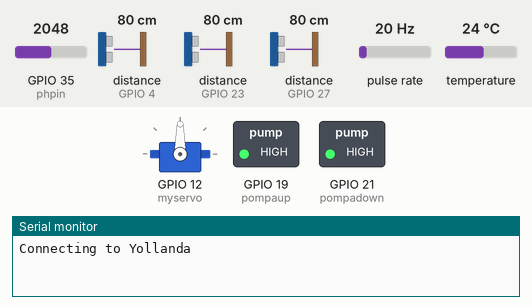
This sketch was run on a simulated ESP32. Shown: servo, switched loads named in the sketch (green lamp = pin HIGH), the last lines printed to the serial monitor. Wiring (inferred from the names in the program): 3 × ultrasonic range finder: trigger GPIO 5, echo GPIO 4 / trigger GPIO 14, echo GPIO 27 / trigger GPIO 22, echo GPIO 23; pulse sensor: data GPIO 18. Inputs (shaded band) come from the test bench; at power-on: GPIO 35 (phpin) = 2048, pulse rate 20 Hz, distance to the obstacle (sensors on GPIO 4, GPIO 23, GPIO 27) 80 cm, temperature 24 °C. The echo pulse lasts 58.3 µs per cm; WiFi joins after 1.5 s; servers stay silent unless stated; the local clock reads 2024-03-15 10:24:30 at power-on unless the sketch sets it; pins used as bus, display or sensor lines are not drawn.

Above: at 0.1 s.
At 3.0 s:
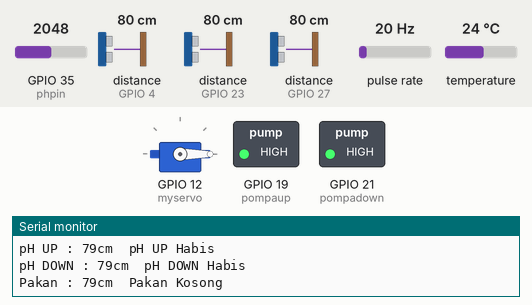
3.1 s: GPIO 35 (phpin) set to 1878
7.0 s: GPIO 35 (phpin) set to 1771
At 9.8 s:
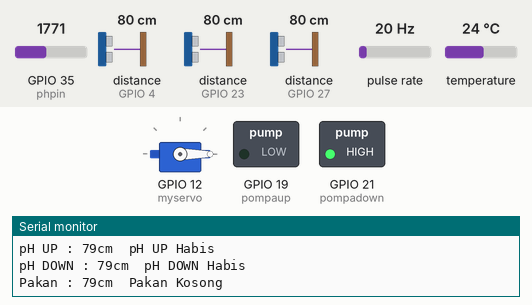
20.6 s: pulse rate (sensor on GPIO 18) set to 50 Hz
Timing chart, 0 to 24.2 s (numbered marks = the images above; inputs shaded):
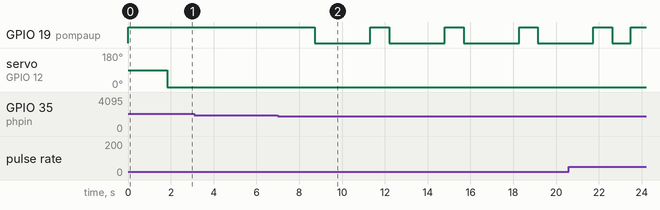

Measured:
- the behaviour switches between 1811 and 1810 on GPIO 35 (phpin) (found by bisection; images 1 and 2)
- after the input at 7.0 s, GPIO 19 (pompaup): alternates HIGH for 0.88 s and LOW for 2.6 s, starting after 1.7 s

The sketch:

PROGRAM_MAGANG.ino
```cpp
#include <OneWire.h>
#include <DallasTemperature.h>
#include "RTClib.h"
#include <Wire.h>
#include <ESP32Servo.h>
//#include <ESP8266WiFi.h>
//#include <BlynkSimpleEsp8266.h>
#include <BlynkSimpleEsp32.h>

#define BLYNK_TEMPLATE_ID "TMPL6Kik3dMhG"
#define BLYNK_TEMPLATE_NAME "PAKAN IKAN"
#define BLYNK_AUTH_TOKEN "Dr8hu99Wtr8R3-A7oZs3WWGQ4s649NqW"
#define BLYNK_PRINT Serial

char auth[] = BLYNK_AUTH_TOKEN;
char ssid[] = "Yollanda";
char pass[] = "bentardulu";

BlynkTimer timer;
Servo myservo;
int manualFeed;
WidgetLED ledmanual (V6);

//-------RTC DS3231--------//
RTC_DS3231 rtc;
char daysOfTheWeek[7][12] = {"Minggu", "Senin", "Selasa", "Rabu", "Kamis", "Jum'at", "Sabtu"};
String tahunsekarang, bulansekarang, harisekarang;
String jamsekarang, menitsekarang, detiksekarang;
String hari, tahun, waktu;

//-------PH--------//
const int phpin  = 35;
float Po = 0, phstep;
int nilaianalogph;
double teganganph;

//untuk kalibrasi PH Sensor
float PH4 = 3.0; //3.00
float PH7 = 11.5;

//-------RELAY--------//
#define pompaup 19
#define pompadown 21

//-------ULTRASONIK UP--------//
const int trigup = 22;
const int echoup = 23;
long durasiup, jarakup;

//-------ULTRASONIK DOWN--------//
const int trigdown = 14;
const int echodown = 27;
long durasidown, jarakdown;

//-------ULTRASONIK PAKAN--------//
const int trigpakan = 5;
const int echopakan = 4;
long durasipakan, jarakpakan;

//-------SENSOR SUHU AIR--------//
#define oneWireBus 33
OneWire oneWire(oneWireBus);
DallasTemperature sensors (&oneWire);
float tempC;
float tempF;

//-------FLOW--------//
#define sensorflow 18

float calibrationFactor = 4.5;
volatile byte pulseCount = 0;
float flowRate;
unsigned int flowMilliLitres = 0;
unsigned long totalMilliLitres = 0;
unsigned long oldTime = 0;


void IRAM_ATTR pulseCounter() {
  pulseCount++;
}

void setup() {
  Serial.begin(9600);
  Wire.begin(26,25);
  sensors.begin();
  rtc.begin();
  rtc.adjust(DateTime(F(__DATE__),F(__TIME__)));
  //rtc.adjust(DateTime(2023, 7, 5, 15, 54, 20 ));   //Kalibrasi
  myservo.attach(12);

  pinMode(sensorflow, INPUT_PULLUP);
  digitalWrite(sensorflow,HIGH);
  pulseCount        = 0;
  flowRate          = 0.0;
  flowMilliLitres   = 0;
  totalMilliLitres  = 0;
  oldTime           = 0;
  attachInterrupt(digitalPinToInterrupt(sensorflow), pulseCounter, FALLING);

  pinMode(trigup, OUTPUT);
  pinMode(echoup, INPUT);
  pinMode(trigdown, OUTPUT);
  pinMode(echodown, INPUT);
  pinMode(trigpakan, OUTPUT);
  pinMode(echopakan, INPUT);
  pinMode(phpin, INPUT);

  pinMode(pompaup, OUTPUT);
  pinMode(pompadown, OUTPUT);
  digitalWrite(pompaup, HIGH);    // Pompa PH UP Mati
  digitalWrite(pompadown, HIGH);  // Pompa PH DOWN Mati

  /*timer.setInterval(1000L, modulrtc);
  timer.setInterval(1000L, ultrasonikup);
  timer.setInterval(1000L, ultrasonikdown);
  timer.setInterval(1000L, ultrasonikpakan);
  timer.setInterval(1000L, suhuair);
  timer.setInterval(1000L, sensorph);
  timer.setInterval(1000L, flow);
  timer.setInterval(1000L, autoPH);*/

  Serial.print("Connecting to ");
  Serial.println(ssid);
  WiFi.begin(ssid, pass);
  int wifi_ctr = 0;
  while (WiFi.status() != WL_CONNECTED) {
    delay(500);
    Serial.print(".");
  }
  Serial.println("WiFi connected");
  Blynk.begin(auth, ssid, pass, "sgp1.blynk.cloud", 80);
}

//-------BUTTON MANUAL--------//
BLYNK_WRITE(V5) {
  manualFeed = param.asInt();
  if (manualFeed == 1){
    myservo.write(45);
    ledmanual.on();
  }
  if (manualFeed == 0){
    myservo.write(0);
    ledmanual.off();
  }
}

void modulrtc() {
  DateTime now = rtc.now();

  tahunsekarang = now.year();
  bulansekarang = now.month();
  harisekarang = now.day();
  jamsekarang = now.hour();
  menitsekarang = now.minute();
  detiksekarang = now.second();
  hari = daysOfTheWeek[now.dayOfTheWeek()];
  tahun = harisekarang + "/" + bulansekarang + "/" + tahunsekarang;
  waktu = jamsekarang + ":" + menitsekarang + ":" + detiksekarang;
  Serial.print (hari);
  Serial.print ("\t");
  Serial.print (tahun);
  Serial.print ("\t");
  Serial.print (waktu);
  Serial.println ();

  Blynk.virtualWrite(V0, hari);
  Blynk.virtualWrite(V1, tahun);
  Blynk.virtualWrite(V2, waktu);

  //-------FEEDING OTOMATIS-------//
  if (now.hour() == 8 && now.minute() == 0 && now.second() == 0) {
    myservo.write(45);
    }
    else if (now.hour() == 18 && now.minute() == 0 && now.second() == 0) {
      myservo.write(45);
      }
      else {
        myservo.write(0);
        }
}

void sensorph() {
  nilaianalogph = analogRead(phpin);
  //Serial.print("Nilai ADC Ph: ");
  //Serial.println(nilaianalogph);
  teganganph = (3.3 / 1024.0) * nilaianalogph;
  //Serial.print("TeganganPh: ");
  //Serial.println(teganganph);

  phstep = (PH4 - PH7) / 3;
  Po = 7.00 + ((PH7 - teganganph) / phstep);
  //Po =(abs(7.00 + ((PH7 - teganganph) / phstep))) / 10;     //Po = 7.00 + ((teganganPh7 - TeganganPh) / PhStep);
  Serial.print("pH Value : ");
  Serial.println(Po);
  Blynk.virtualWrite(V3, Po);
}

void autoPH() {
  if (Po < 5.0){
    digitalWrite(pompaup, LOW);
    if (totalMilliLitres >= 100){
      digitalWrite(pompaup, HIGH);
      flowMilliLitres = 0;
      totalMilliLitres = 0;
      return;
    }
  }

  if (Po > 8.5){
    digitalWrite(pompadown, LOW);
    if (totalMilliLitres >= 100){
      digitalWrite(pompadown, HIGH);
      flowMilliLitres = 0;
      totalMilliLitres = 0;
      return;
    }
  }

  else if (Po >= 5.0 && Po <= 8.5){
    digitalWrite(pompaup, HIGH);
    digitalWrite(pompadown, HIGH);
  }
}

void ultrasonikup () {
  digitalWrite(trigup, LOW);
  delayMicroseconds(2);
  digitalWrite(trigup, HIGH);
  delayMicroseconds(10);
  digitalWrite(trigup, LOW);
  delayMicroseconds(2);

  durasiup = pulseIn(echoup, HIGH);
  jarakup = durasiup * 0.034 / 2;
  Serial.print("pH UP : ");
  Serial.print(jarakup);
  Serial.print ("cm");
  Serial.print ("\t");

  if (jarakup > 4) {
    Blynk.virtualWrite(V8, "pH UP Habis");
    Serial.println ("pH UP Habis");
  }
  else {
    Blynk.virtualWrite(V8, "pH UP Tersedia");
    Serial.println ("pH UP Tersedia");
  }
}

void ultrasonikdown () {
  digitalWrite(trigdown, LOW);
  delayMicroseconds(2);
  digitalWrite(trigdown, HIGH);
  delayMicroseconds(10);
  digitalWrite(trigdown, LOW);
  delayMicroseconds(2);

  durasidown = pulseIn(echodown, HIGH);
  jarakdown = durasidown * 0.034 / 2;
  Serial.print("pH DOWN : ");
  Serial.print(jarakdown);
  Serial.print ("cm");
  Serial.print ("\t");

  if (jarakdown > 4) {
    Blynk.virtualWrite(V9, "pH DOWN Habis");
    Serial.println ("pH DOWN Habis");
  }
  else {
    Blynk.virtualWrite(V9, "pH DOWN Tersedia");
    Serial.println ("pH DOWN Tersedia");
  }
}

void ultrasonikpakan () {
  digitalWrite(trigpakan, LOW);
  delayMicroseconds(2);
  digitalWrite(trigpakan, HIGH);
  delayMicroseconds(10);
  digitalWrite(trigpakan, LOW);
  delayMicroseconds(2);

  durasipakan = pulseIn(echopakan, HIGH);
  jarakpakan = durasipakan * 0.034 / 2;
  Serial.print("Pakan : ");
  Serial.print(jarakpakan);
  Serial.print ("cm");
  Serial.print ("\t");

  if (jarakpakan > 5) {
    Blynk.virtualWrite(V7, "Pakan Kosong");
    Serial.println ("Pakan Kosong");
  }
  else {
    Blynk.virtualWrite(V7, "Pakan Penuh");
    Serial.println ("Pakan Penuh");
  }
}

//---------SUHU AIR---------//
void suhuair() {
  sensors.requestTemperatures();       // send the command to get temperatures
  //tempC = (abs(sensors.getTempCByIndex(0))) /4.5;
  tempC = sensors.getTempCByIndex(0);  // read temperature in °C
  //tempF = sensors.getTempFByIndex(0); // convert °C to °F

  Serial.print("Temperature : ");
  Serial.print(tempC);
  Serial.println("°C");

  Blynk.virtualWrite(V4, tempC);
}

void flow(){
  if((millis() - oldTime) > 1000) {
    detachInterrupt(digitalPinToInterrupt(sensorflow));
    flowRate = ((1000.0 / (millis() - oldTime)) * pulseCount) / calibrationFactor;
    oldTime = millis();
    flowMilliLitres = (flowRate / 60) * 1000;
    totalMilliLitres += flowMilliLitres;

    // Print the flow rate for this second in litres / minute
    /*Serial.print("Flow rate: ");
    Serial.print(flowMilliLitres, DEC);  // Print the integer part of the variable
    Serial.print("mL/Second");
    Serial.print("\t");*/

    // Print the cumulative total of litres flowed since starting
    Serial.print("Liquid Quantity : ");
    Serial.print(totalMilliLitres,DEC);
    Serial.println("mL");

    // Reset the pulse counter so we can start incrementing again
    pulseCount = 0;

    // Enable the interrupt again now that we've finished sending output
    attachInterrupt(digitalPinToInterrupt(sensorflow), pulseCounter, FALLING);
  }
}

void loop() {
  Blynk.run();
  timer.run();
  modulrtc();
  ultrasonikup();
  ultrasonikdown();
  ultrasonikpakan();
  suhuair();
  sensorph();
  flow();
  autoPH();
}
```
